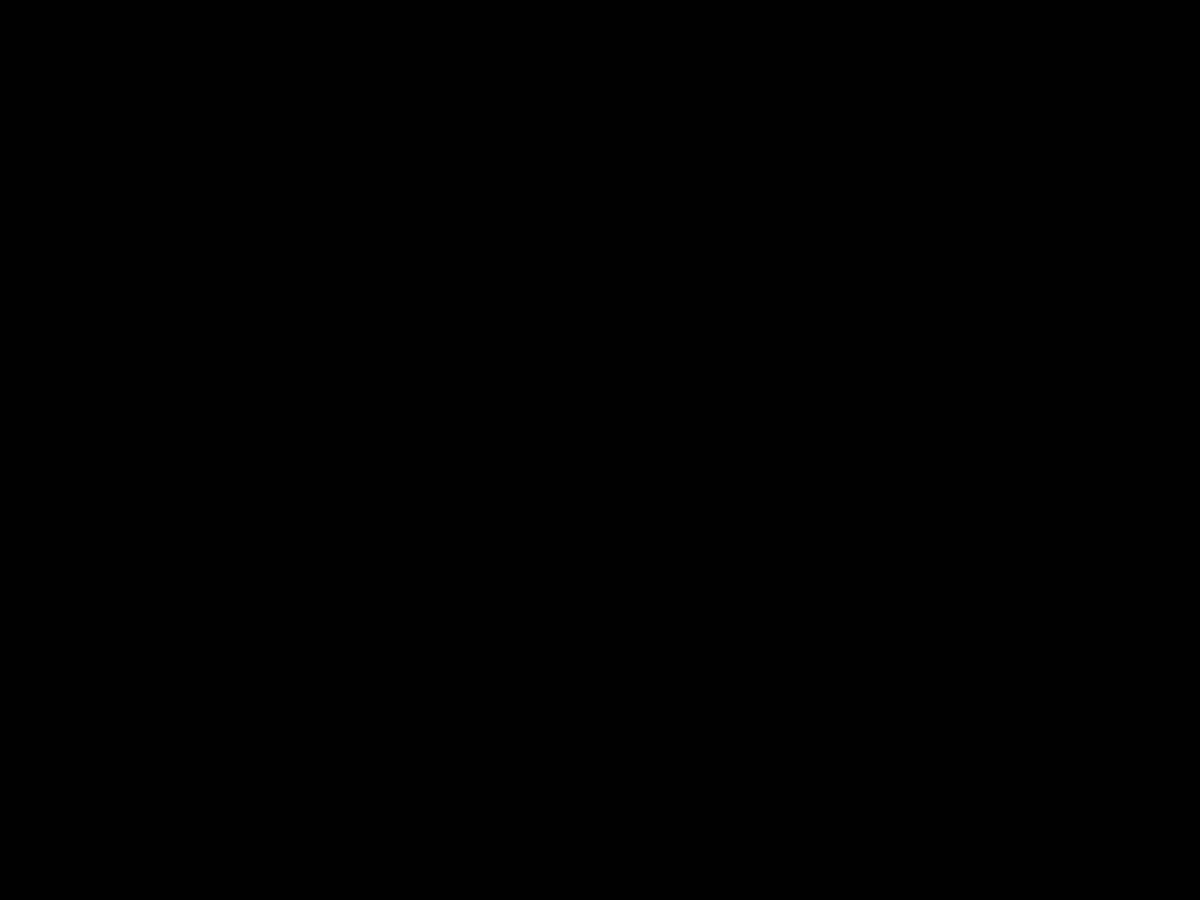
Frame 1 (no input)
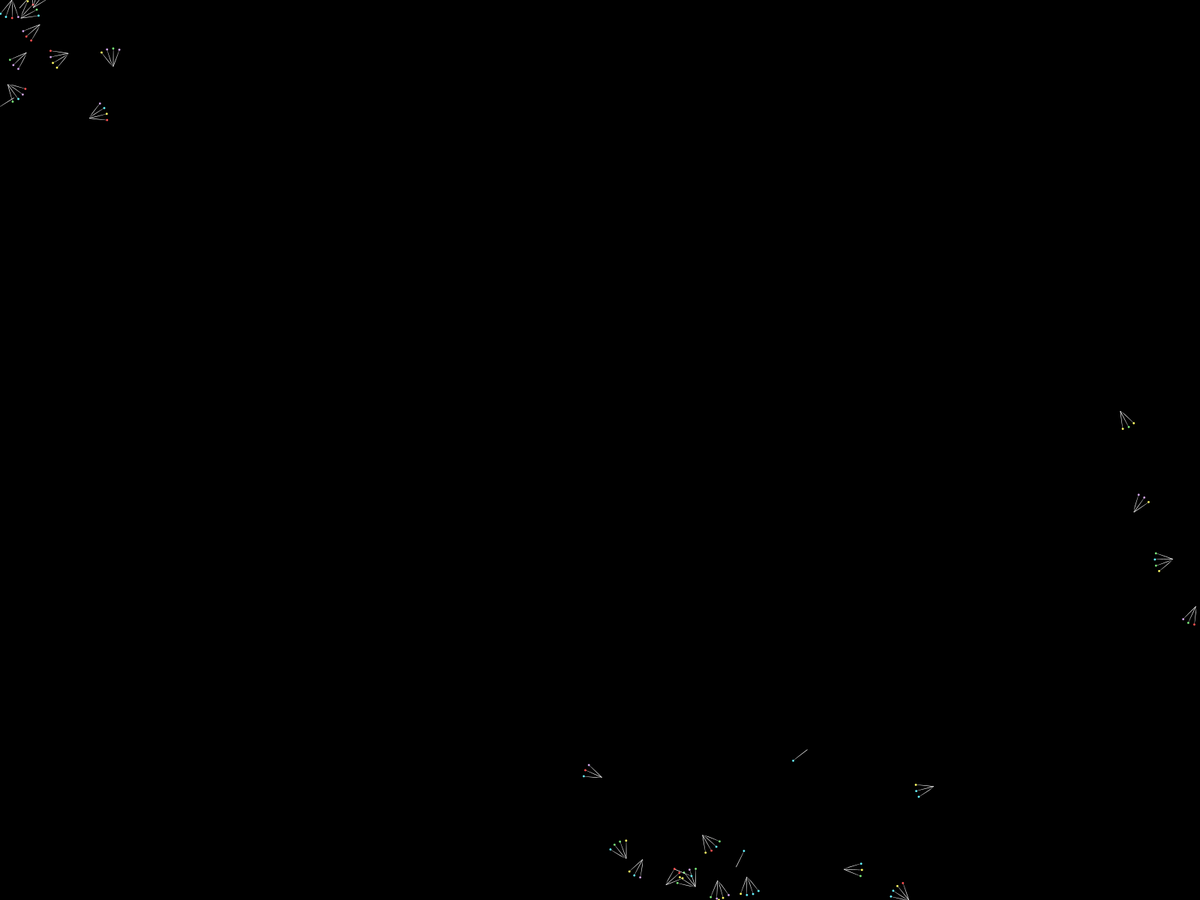
Frame 60 (the mouse pressed at the canvas centre just before this capture)
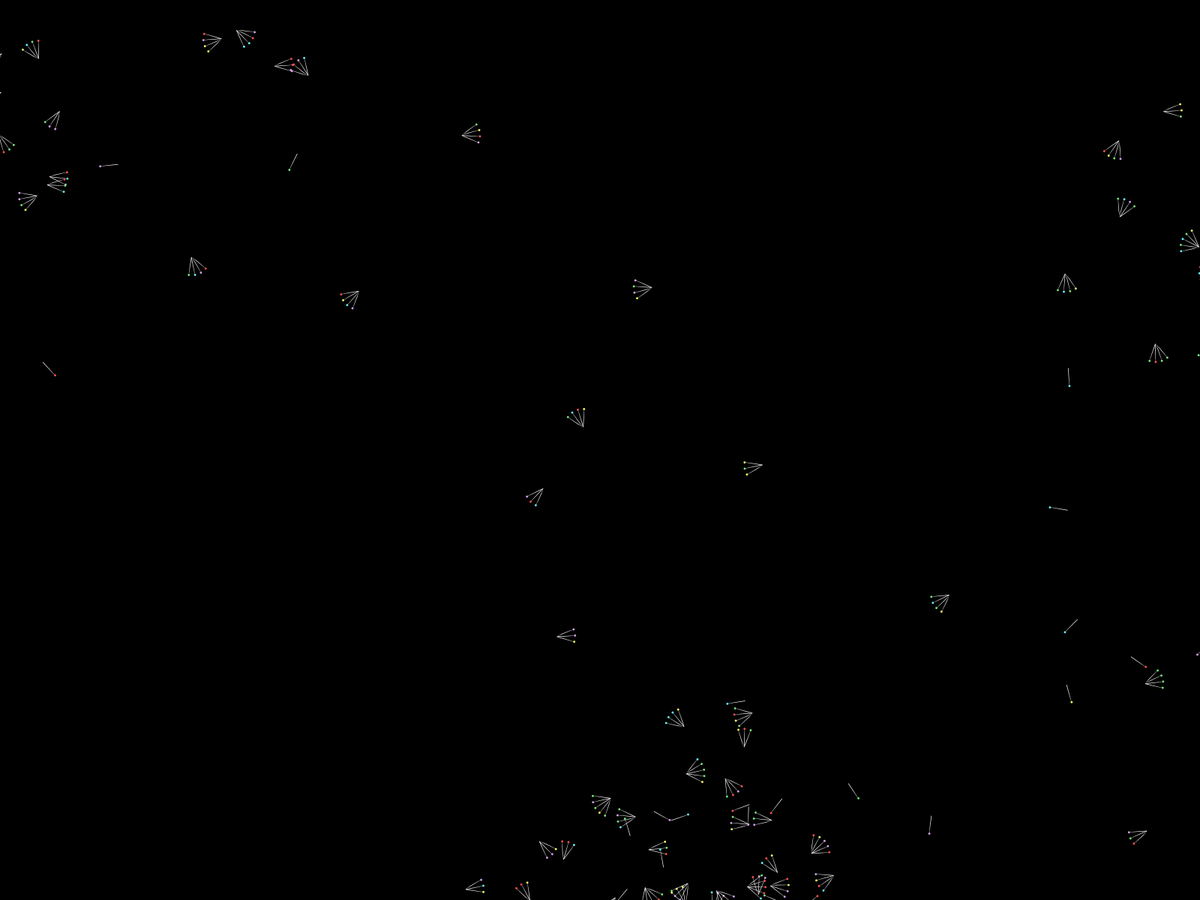
Frame 120 (the mouse held since frame 60 and released just before this capture)

The Processing sketch that drew these frames (run headless with seeded random() and noise(); from frame 60 on, the mouse is pressed at the canvas centre):

// Processing sketch: Base
// ── Base.pde
Dandelions tanpopo;


ParticleSystem ps;
ParticleSystem ps2;
ParticleSystem ps3;

//color bgColor = color(239, 254, 255);
color bgColor = color(0, 0, 0);

void setup()
{
  //canvas
  //size(1280, 720);
  fullScreen();
  ps = new ParticleSystem(new PVector(width / 5 * 3, height +50));
  ps2 = new ParticleSystem(new PVector(0 - 50, 0));
  ps3 = new ParticleSystem(new PVector(width + 150, height / 2));
  delay(500);
  
}
void draw()
{
  
  
  background(bgColor);
  delay(100);
  
  ps.addParticle();
  ps.run();
  
  ps2.addParticle();
  ps2.run();
  ps3.addParticle();
  ps3.run();
  /*
//translate(120, 80);
//rect(0, 0, 220, 220);
 // pushMatrix();
    PVector position = new PVector(width/2, 150);
    noStroke();
    //fill(brown, lifespan);
    translate(width/2, height / 2);
    rotate(PI/6.0);
    rect(0, 0, 20, 20);
 // popMatrix();
  */
}
void keyPressed(){
  if(key == 'a'){
   //acceleration.add (new PVector(0, 0.1));
  }
  if(key == 'g'){
    
  }
}
void mousePressed() {
  //acceleration.add (new PVector(0, 0.1));
}

// ── Dandelions.pde
class Dandelions{
  int a = 0;
  color brown = color(150, 70, 70);
  float dScale = 1.2;
  float stem = 1.2;
  float circleR = 2.4;
  
  
  void display(float lifespan, PVector position, int lineNum, color[] c, float ro)
  {
    /*
    //pushMatrix();
    int diceNum = int(random(1, 21));
    
      
    if(diceNum <= 6){
      lineNum = 1;
    }
    else if(diceNum <= 1){
      lineNum = 2;
    }
    else if(diceNum <= 12){
      lineNum = 3;
    }
    else if(diceNum <= 19){
      lineNum = 4;
    }
    else{
      lineNum = 5;
    }
    */
    
    
      pushMatrix();
        noStroke();
        fill(255);
        translate(position.x, position.y);
        rotate(PI/180*ro);
        scale(dScale);
        for(int i = 1; i <= lineNum; i++){
          drawLine_circle(i, c, lineNum, ro);
        }
       
      popMatrix();
    
    
 }
  
  void drawLine_circle(int i, color[] c, int ln, float r){
  
    
    if(i <= ln / 2 ){
    fill(255);
    rotate(PI/180*20 );
    //rect(0, 0, 2, 20);
    strokeWeight(0.1);
    arc(0, 0, stem, 40 , PI / 10, PI / 2);
    }
    else
    {
      
      fill(255);
    rotate(PI/180*20 );
    //rect(0, 0, 2, 20);
    
    arc(0, 0, stem , 40, PI / 2, PI / 1);
    }
    
    
     
     fill(c[i-1]);
     
     circle(20 * cos(PI/2), 20 * sin(PI/2), circleR);
     
  }
    

}

// ── Particle.pde
class Particle{
  
  PVector position;
  PVector velocity;
  PVector acceleration;
  float rotation;
  float ro_a;
  
  float lifespan;//alpha
  
  Dandelions tanpopoParticle = new Dandelions();
  
  int lineNum;
  color[] c;
  
  
  Particle(PVector p){
    acceleration = new PVector(0, 0.05);
    velocity = new PVector(random(-2, 2), random(-2, 2));
    position = p.copy();
    lifespan = random(100, 255);
    
    rotation = random(-180, 180);
    ro_a = random(-15, 15);
    
    
    int diceNum = int(random(1, 21));
    
      
    if(diceNum <= 6){
      lineNum = 1;
    }
    else if(diceNum <= 1){
      lineNum = 2;
    }
    else if(diceNum <= 12){
      lineNum = 3;
    }
    else if(diceNum <= 19){
      lineNum = 4;
    }
    else{
      lineNum = 5;
    }
    
    c = new color[lineNum];
    for(int i = 0; i < lineNum; i++){
      
        int diceNumc = int(random(1, 6));
     
       color circleColor = color(255, 255, 255);
       switch(diceNumc){
         ///*
         case 1://blue
            circleColor = color(100, 244, 255);//color(138, 244, 255);
           break;
         case 2://y
           circleColor = color(255, 252, 100);//color(255, 252, 138);
           break;
         case 3://r
           circleColor = color(255, 80, 80);//color(255, 102, 102);
           break;
         case 4://g
           circleColor = color(120, 230, 120);//color(162, 230, 164);
           break;
         case 5://p
           circleColor = color(208, 163, 233);//color(250, 197, 250);      
           break;
         default:
           break;
         //*/
         /*
         case 1://blue
            circleColor = color(138, 244, 255);
           break;
         case 2://y
           circleColor = color(255, 252, 138);
           break;
         case 3://r
           circleColor = color(255, 102, 102);
           break;
         case 4://g
           circleColor = color(162, 230, 164);
           break;
         case 5://p
           circleColor = color(250, 197, 250);      
           break;
         default:
           break;
         */
       }
       c[i] = circleColor;
    }
    
  }
  
  void run(){
    update();
    display();
  }
  
  void update(){
    acceleration = new PVector(random(-0.8, 0.8), random(-0.8, 0.8));
    velocity.add(acceleration); 
    position.add(velocity);
    lifespan -= 1.0;
    //rotation += PI / 2;
    rotation += ro_a;
  }
  
  void display(){
    tanpopoParticle.display(lifespan, position, lineNum, c, rotation);
    /*
    stroke(255, lifespan);
    fill(255, lifespan);
    ellipse(position.x, position.y, 8, 8);
    */
  }
  
  boolean isDead() {
    if (lifespan < 0.0 ) {
      if(position.x <  -10 || position.y < -10 || position.x > width || position.y > height){
        return true;
      }
      return false;
    } else {
      return false;
    }
  }
  
  
  
  

  
}

// ── ParticleSystem.pde
class ParticleSystem{

  ArrayList<Particle> particles;
  PVector origin;
  
  ParticleSystem(PVector position){
    origin = position.copy();
    particles = new ArrayList<Particle>();
  }
  
  void addParticle() {

    particles.add(new Particle(origin));
  }

  void run() {
    for (int i = particles.size()-1; i >= 0; i--) {
      Particle p = particles.get(i);
      p.acceleration = new PVector(random(-1, 1), random(-1, 1));
      p.run();
      if (p.isDead()) {
        particles.remove(i);
      }
    }
  }

}
